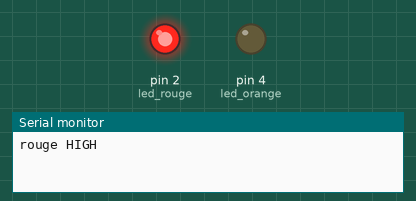
This sketch was run on a simulated Arduino Uno, built with avr-gcc and run on an emulated ATmega328P. Shown: output pins drawn as LEDs (lit = HIGH), the last lines printed to the serial monitor.

Above: at 0.2 s.
At 1.7 s:
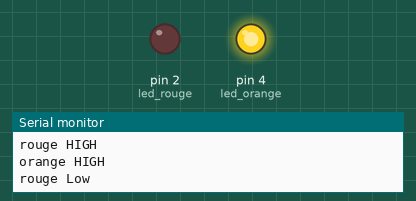
At 4.0 s:
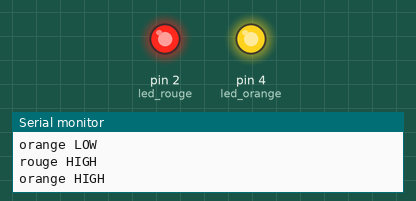
At 5.5 s:
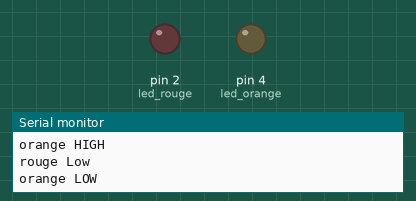
Timing chart, 0 to 6.9 s (numbered marks = the images above):
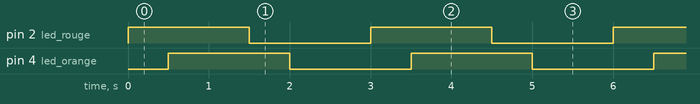

The sketch:

Led_clign.ino
```cpp
int led_rouge=2;
int led_orange=4;
void setup() {
  // put your setup code here, to run once:
  Serial.begin(9600);
  pinMode(led_rouge,OUTPUT);
  pinMode(led_orange,OUTPUT);
}

void loop() {
  // put your main code here, to run repeatedly:
  digitalWrite(led_rouge,HIGH);
  Serial.println("rouge HIGH ");
  delay(500);
  digitalWrite(led_orange,HIGH);
  Serial.println("orange HIGH ");
  delay(1000);
  digitalWrite(led_rouge,LOW);
  Serial.println("rouge Low ");
  delay(500);
  digitalWrite(led_orange,LOW);
  Serial.println("orange LOW");
  delay(1000);
}
```

Measured:
- by itself, pin 2 (led_rouge), pin 4 (led_orange): alternates HIGH for 1.5 s and LOW for 1.5 s
- by itself, everything shown: repeats every 3.0 s, in 4 steps
